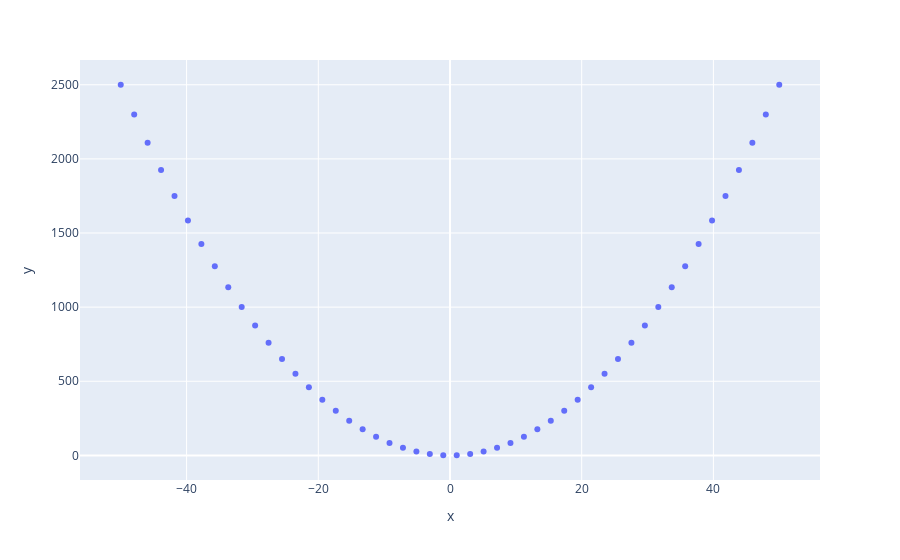

Notebook code for this chart:
### Code cell
import numpy as np
import plotly.express as px
# x-axis data points
x = np.linspace(start=-50, stop=50)
# y-axis data points
y = x ** 2
# define the plot
fig = px.scatter(x=x, y=y)
fig.show()

### Figure 1 — Plotly figure (JSON) as saved in the notebook; plotly's stock layout.template omitted (floating-point values rounded to 4 significant figures)
{"data": [{"hovertemplate": "x=%{x}<br>y=%{y}<extra></extra>", "legendgroup": "", "marker": {"color": "#636efa", "symbol": "circle"}, "mode": "markers", "name": "", "orientation": "v", "showlegend": false, "type": "scatter", "x": [-50, -47.96, -45.92, -43.88, -41.84, -39.8, -37.76, -35.71, -33.67, -31.63, -29.59, -27.55, -25.51, -23.47, -21.43, -19.39, -17.35, -15.31, -13.27, -11.22, -9.184, -7.143, -5.102, -3.061, -1.02, 1.02, 3.061, 5.102, 7.143, 9.184, 11.22, 13.27, 15.31, 17.35, 19.39, 21.43, 23.47, 25.51, 27.55, 29.59, 31.63, 33.67, 35.71, 37.76, 39.8, 41.84, 43.88, 45.92, 47.96, 50], "xaxis": "x", "y": [2500, 2300.0, 2108.0, 1925.0, 1750.0, 1584.0, 1425.0, 1276.0, 1134.0, 1001.0, 875.7, 759.1, 650.8, 550.8, 459.2, 375.9, 300.9, 234.3, 176.0, 126.0, 84.34, 51.02, 26.03, 9.371, 1.041, 1.041, 9.371, 26.03, 51.02, 84.34, 126.0, 176.0, 234.3, 300.9, 375.9, 459.2, 550.8, 650.8, 759.1, 875.7, 1001.0, 1134.0, 1276.0, 1425.0, 1584.0, 1750.0, 1925.0, 2108.0, 2300.0, 2500], "yaxis": "y"}], "layout": {"legend": {"tracegroupgap": 0}, "margin": {"t": 60}, "xaxis": {"anchor": "y", "domain": [0, 1], "title": {"text": "x"}}, "yaxis": {"anchor": "x", "domain": [0, 1], "title": {"text": "y"}}}}
